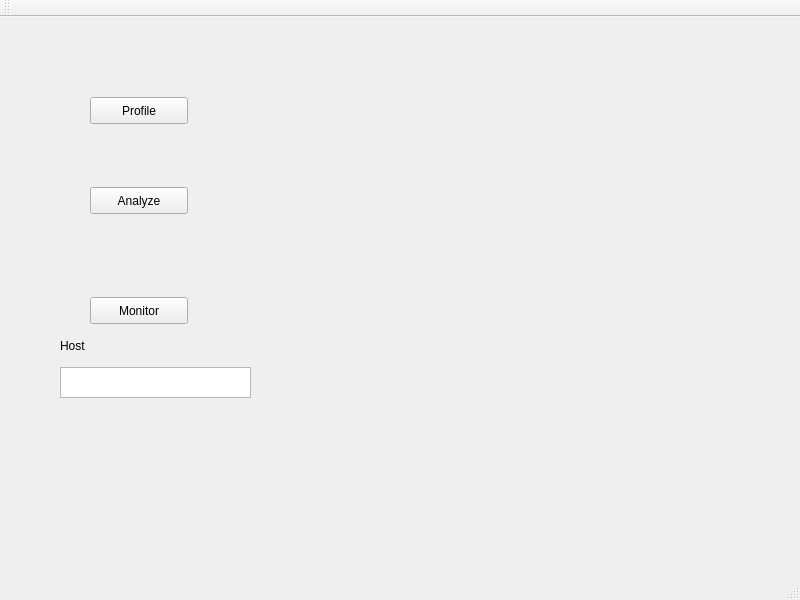
<?xml version="1.0" encoding="UTF-8"?>
<ui version="4.0">
 <class>MainWindow</class>
 <widget class="QMainWindow" name="MainWindow">
  <property name="geometry">
   <rect>
    <x>0</x>
    <y>0</y>
    <width>800</width>
    <height>600</height>
   </rect>
  </property>
  <property name="windowTitle">
   <string>MainWindow</string>
  </property>
  <widget class="QWidget" name="centralwidget">
   <widget class="QPushButton" name="profileBtn">
    <property name="geometry">
     <rect>
      <x>90</x>
      <y>80</y>
      <width>98</width>
      <height>27</height>
     </rect>
    </property>
    <property name="text">
     <string>Profile</string>
    </property>
   </widget>
   <widget class="QPushButton" name="pushButton_2">
    <property name="geometry">
     <rect>
      <x>90</x>
      <y>170</y>
      <width>98</width>
      <height>27</height>
     </rect>
    </property>
    <property name="text">
     <string>Analyze</string>
    </property>
   </widget>
   <widget class="QPushButton" name="pushButton_3">
    <property name="geometry">
     <rect>
      <x>90</x>
      <y>280</y>
      <width>98</width>
      <height>27</height>
     </rect>
    </property>
    <property name="text">
     <string>Monitor</string>
    </property>
   </widget>
   <widget class="QPlainTextEdit" name="hostTxt">
    <property name="geometry">
     <rect>
      <x>60</x>
      <y>350</y>
      <width>191</width>
      <height>31</height>
     </rect>
    </property>
   </widget>
   <widget class="QLabel" name="label">
    <property name="geometry">
     <rect>
      <x>60</x>
      <y>320</y>
      <width>66</width>
      <height>17</height>
     </rect>
    </property>
    <property name="text">
     <string>Host</string>
    </property>
   </widget>
  </widget>
  <widget class="QMenuBar" name="menubar">
   <property name="geometry">
    <rect>
     <x>0</x>
     <y>0</y>
     <width>800</width>
     <height>25</height>
    </rect>
   </property>
  </widget>
  <widget class="QStatusBar" name="statusbar"/>
  <widget class="QToolBar" name="toolBar">
   <property name="windowTitle">
    <string>toolBar</string>
   </property>
   <attribute name="toolBarArea">
    <enum>TopToolBarArea</enum>
   </attribute>
   <attribute name="toolBarBreak">
    <bool>false</bool>
   </attribute>
  </widget>
 </widget>
 <resources/>
 <connections>
  <connection>
   <sender>profileBtn</sender>
   <signal>clicked()</signal>
   <receiver>pushButton_3</receiver>
   <slot>click()</slot>
   <hints>
    <hint type="sourcelabel">
     <x>138</x>
     <y>131</y>
    </hint>
    <hint type="destinationlabel">
     <x>138</x>
     <y>331</y>
    </hint>
   </hints>
  </connection>
 </connections>
</ui>
